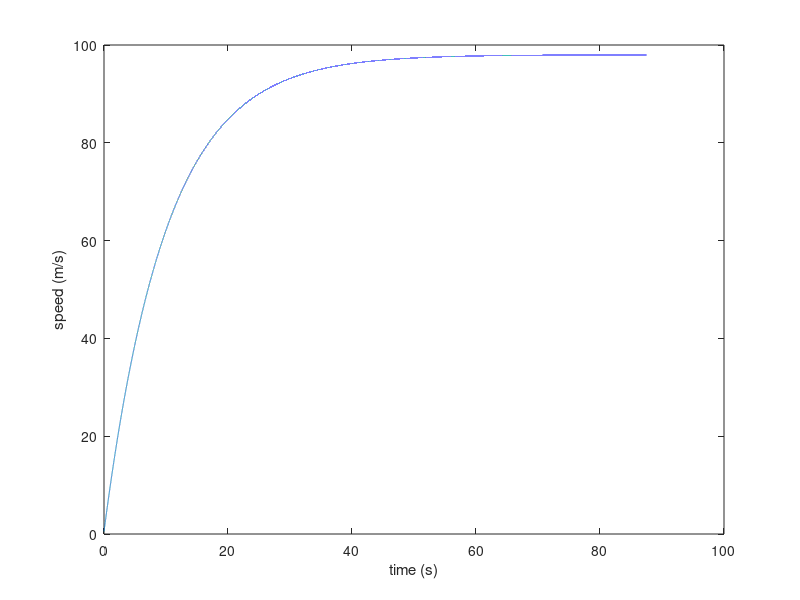

This figure's MATLAB source:
% Calculating Terminal Speed of Particle Falling in Fluid
% written in MATLAB by Dharma P. Permana
% email me at: dhp.permana@gmail.com

clear all;
clc;

m=0.1; %massa in kg
k=0.01; %N.s/m (drag constant)
g=9.8; %m/s^2 
delta=0.001; %time step
vawal=0.5; % initial velocity in m/s
tawal=0; %initial time
v1=vawal; %initial velocity
v2=4; %final velocity initial guess
selisih = abs(v2-v1); %velocity difference

%main iteration part
iter=0;
while selisih>0.001
	v1=v2;
	v2=v1+(g-(k/m)*v1)*delta;
	selisih=abs(v2-v1);
end;
v2 %value of final terminal speed
partisi=(v2-vawal)/delta; %number of iteration completed


%plotting velocity profile 
vawal=0.5; %m/s
tawal=0;
v1=vawal;
v2=4;
for i=1:round(partisi)
	takhir(i)=tawal(i)+delta;
	v2(i)=v1(i)+(g-(k/m)*v1(i))*delta;
	v1(i+1)=v2(i);
	tawal(i+1)=takhir(i);
end;
T=[takhir];
n=length(T);
V=[v2(1:n)];
plot(T,V)
xlabel('time (s)')
ylabel('speed (m/s)')
